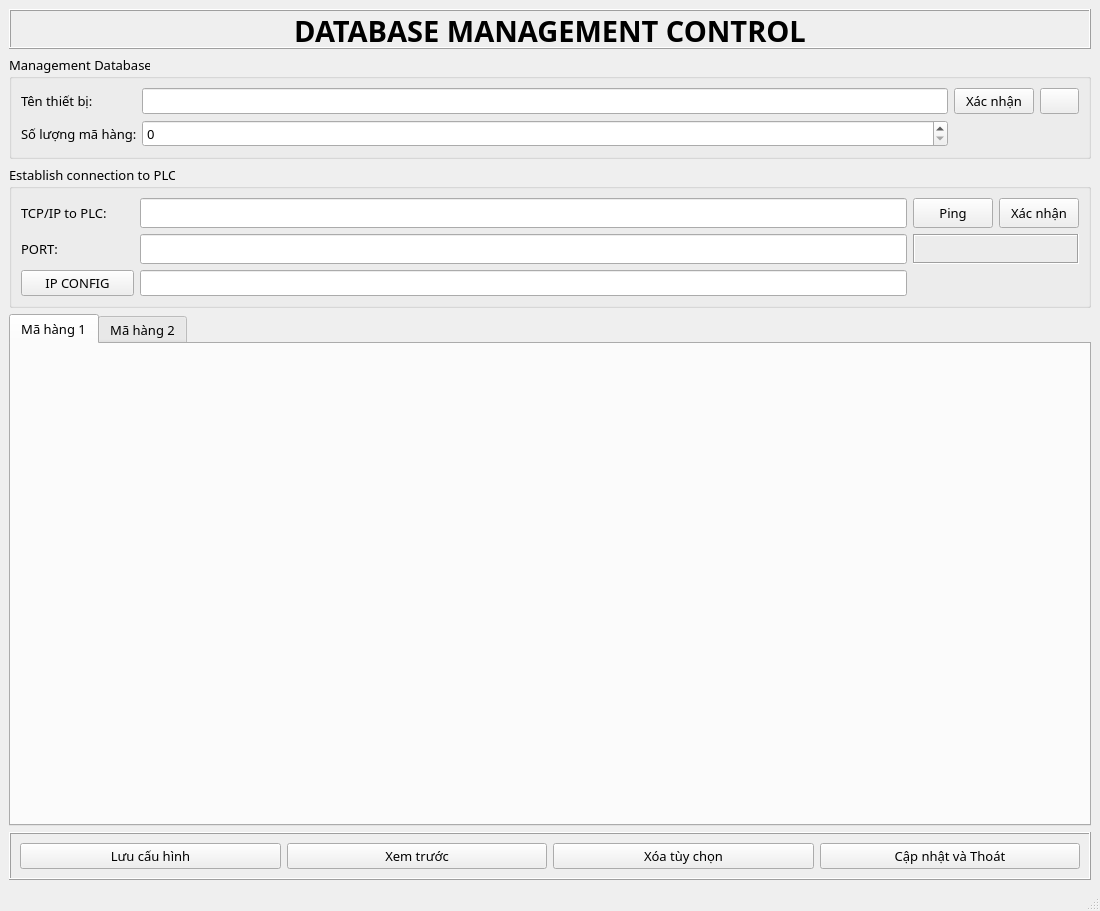
<?xml version="1.0" encoding="UTF-8"?>
<ui version="4.0">
 <class>MainWindow</class>
 <widget class="QMainWindow" name="MainWindow">
  <property name="geometry">
   <rect>
    <x>0</x>
    <y>0</y>
    <width>1100</width>
    <height>911</height>
   </rect>
  </property>
  <property name="windowTitle">
   <string>MainWindow</string>
  </property>
  <widget class="QWidget" name="centralwidget">
   <layout class="QGridLayout" name="gridLayout_4">
    <item row="4" column="0">
     <widget class="QFrame" name="frame_2">
      <property name="maximumSize">
       <size>
        <width>16777215</width>
        <height>50</height>
       </size>
      </property>
      <property name="font">
       <font>
        <family>Microsoft YaHei</family>
        <pointsize>10</pointsize>
        <weight>50</weight>
        <italic>false</italic>
        <bold>false</bold>
       </font>
      </property>
      <property name="frameShape">
       <enum>QFrame::Box</enum>
      </property>
      <property name="frameShadow">
       <enum>QFrame::Raised</enum>
      </property>
      <layout class="QHBoxLayout" name="horizontalLayout">
       <item>
        <widget class="QPushButton" name="pushButton_2">
         <property name="maximumSize">
          <size>
           <width>16777215</width>
           <height>30</height>
          </size>
         </property>
         <property name="font">
          <font>
           <family>Microsoft YaHei</family>
           <pointsize>10</pointsize>
           <weight>50</weight>
           <italic>false</italic>
           <bold>false</bold>
          </font>
         </property>
         <property name="text">
          <string>Lưu cấu hình</string>
         </property>
         <property name="icon">
          <iconset>
           <normaloff>../module_3/assert/icon/save-data.png</normaloff>../module_3/assert/icon/save-data.png</iconset>
         </property>
        </widget>
       </item>
       <item>
        <widget class="QPushButton" name="pushButton_3">
         <property name="maximumSize">
          <size>
           <width>16777215</width>
           <height>30</height>
          </size>
         </property>
         <property name="font">
          <font>
           <family>Microsoft YaHei</family>
           <pointsize>10</pointsize>
           <weight>50</weight>
           <italic>false</italic>
           <bold>false</bold>
          </font>
         </property>
         <property name="text">
          <string>Xem trước</string>
         </property>
         <property name="icon">
          <iconset>
           <normaloff>../module_3/assert/icon/view.png</normaloff>../module_3/assert/icon/view.png</iconset>
         </property>
        </widget>
       </item>
       <item>
        <widget class="QPushButton" name="pushButton_4">
         <property name="maximumSize">
          <size>
           <width>16777215</width>
           <height>30</height>
          </size>
         </property>
         <property name="font">
          <font>
           <family>Microsoft YaHei</family>
           <pointsize>10</pointsize>
           <weight>50</weight>
           <italic>false</italic>
           <bold>false</bold>
          </font>
         </property>
         <property name="text">
          <string>Xóa tùy chọn</string>
         </property>
         <property name="icon">
          <iconset>
           <normaloff>../module_3/assert/icon/delete.png</normaloff>../module_3/assert/icon/delete.png</iconset>
         </property>
        </widget>
       </item>
       <item>
        <widget class="QPushButton" name="pushButton_6">
         <property name="font">
          <font>
           <family>Microsoft YaHei</family>
           <pointsize>10</pointsize>
           <weight>50</weight>
           <italic>false</italic>
           <bold>false</bold>
          </font>
         </property>
         <property name="text">
          <string>Cập nhật và Thoát</string>
         </property>
         <property name="icon">
          <iconset>
           <normaloff>../module_3/assert/icon/system-update.png</normaloff>../module_3/assert/icon/system-update.png</iconset>
         </property>
        </widget>
       </item>
      </layout>
     </widget>
    </item>
    <item row="0" column="0">
     <widget class="QLabel" name="heading">
      <property name="maximumSize">
       <size>
        <width>16777215</width>
        <height>40</height>
       </size>
      </property>
      <property name="font">
       <font>
        <family>Microsoft YaHei</family>
        <pointsize>22</pointsize>
        <weight>75</weight>
        <italic>false</italic>
        <bold>true</bold>
       </font>
      </property>
      <property name="frameShape">
       <enum>QFrame::Box</enum>
      </property>
      <property name="frameShadow">
       <enum>QFrame::Raised</enum>
      </property>
      <property name="text">
       <string>DATABASE MANAGEMENT CONTROL</string>
      </property>
      <property name="textFormat">
       <enum>Qt::RichText</enum>
      </property>
      <property name="alignment">
       <set>Qt::AlignCenter</set>
      </property>
     </widget>
    </item>
    <item row="1" column="0">
     <widget class="QGroupBox" name="groupBox_namedevice_itemcode">
      <property name="minimumSize">
       <size>
        <width>0</width>
        <height>100</height>
       </size>
      </property>
      <property name="maximumSize">
       <size>
        <width>16777215</width>
        <height>200</height>
       </size>
      </property>
      <property name="font">
       <font>
        <family>Microsoft YaHei</family>
        <pointsize>10</pointsize>
        <weight>50</weight>
        <italic>false</italic>
        <bold>false</bold>
       </font>
      </property>
      <property name="title">
       <string>Management Database</string>
      </property>
      <layout class="QGridLayout" name="gridLayout_2">
       <item row="0" column="2">
        <widget class="QPushButton" name="pushButton">
         <property name="maximumSize">
          <size>
           <width>100</width>
           <height>50</height>
          </size>
         </property>
         <property name="font">
          <font>
           <family>Microsoft YaHei</family>
           <pointsize>10</pointsize>
           <weight>50</weight>
           <italic>false</italic>
           <bold>false</bold>
          </font>
         </property>
         <property name="text">
          <string>Xác nhận</string>
         </property>
         <property name="iconSize">
          <size>
           <width>16</width>
           <height>16</height>
          </size>
         </property>
        </widget>
       </item>
       <item row="0" column="1">
        <widget class="QLineEdit" name="lineEdit_name_devic">
         <property name="maximumSize">
          <size>
           <width>16777215</width>
           <height>30</height>
          </size>
         </property>
         <property name="font">
          <font>
           <family>Microsoft YaHei</family>
           <pointsize>10</pointsize>
           <weight>50</weight>
           <italic>false</italic>
           <bold>false</bold>
          </font>
         </property>
        </widget>
       </item>
       <item row="1" column="0">
        <widget class="QLabel" name="label_quanty_itemcode">
         <property name="maximumSize">
          <size>
           <width>115</width>
           <height>16777215</height>
          </size>
         </property>
         <property name="font">
          <font>
           <family>Microsoft YaHei</family>
           <pointsize>10</pointsize>
           <weight>50</weight>
           <italic>false</italic>
           <bold>false</bold>
          </font>
         </property>
         <property name="text">
          <string>Số lượng mã hàng:</string>
         </property>
        </widget>
       </item>
       <item row="0" column="0">
        <widget class="QLabel" name="label_name_device">
         <property name="maximumSize">
          <size>
           <width>115</width>
           <height>16777215</height>
          </size>
         </property>
         <property name="font">
          <font>
           <family>Microsoft YaHei</family>
           <pointsize>10</pointsize>
           <weight>50</weight>
           <italic>false</italic>
           <bold>false</bold>
          </font>
         </property>
         <property name="text">
          <string>Tên thiết bị:</string>
         </property>
        </widget>
       </item>
       <item row="1" column="1">
        <widget class="QSpinBox" name="spinBox_num_itemcode">
         <property name="maximumSize">
          <size>
           <width>16777215</width>
           <height>30</height>
          </size>
         </property>
         <property name="font">
          <font>
           <family>Microsoft YaHei</family>
           <pointsize>10</pointsize>
           <weight>50</weight>
           <italic>false</italic>
           <bold>false</bold>
          </font>
         </property>
        </widget>
       </item>
       <item row="0" column="3">
        <widget class="QPushButton" name="pushButton_5">
         <property name="font">
          <font>
           <family>Microsoft YaHei</family>
           <pointsize>10</pointsize>
           <weight>50</weight>
           <italic>false</italic>
           <bold>false</bold>
          </font>
         </property>
         <property name="text">
          <string/>
         </property>
         <property name="icon">
          <iconset>
           <normaloff>../module_3/assert/icon/database.png</normaloff>../module_3/assert/icon/database.png</iconset>
         </property>
         <property name="iconSize">
          <size>
           <width>50</width>
           <height>30</height>
          </size>
         </property>
        </widget>
       </item>
      </layout>
     </widget>
    </item>
    <item row="2" column="0">
     <widget class="QGroupBox" name="groupBox">
      <property name="minimumSize">
       <size>
        <width>0</width>
        <height>100</height>
       </size>
      </property>
      <property name="font">
       <font>
        <family>Microsoft YaHei</family>
        <pointsize>10</pointsize>
        <weight>50</weight>
        <italic>false</italic>
        <bold>false</bold>
       </font>
      </property>
      <property name="title">
       <string>Establish connection to PLC</string>
      </property>
      <layout class="QGridLayout" name="gridLayout">
       <item row="1" column="0">
        <widget class="QLabel" name="label_2">
         <property name="maximumSize">
          <size>
           <width>115</width>
           <height>16777215</height>
          </size>
         </property>
         <property name="font">
          <font>
           <family>Microsoft YaHei</family>
           <pointsize>10</pointsize>
           <weight>50</weight>
           <italic>false</italic>
           <bold>false</bold>
          </font>
         </property>
         <property name="text">
          <string>PORT:</string>
         </property>
        </widget>
       </item>
       <item row="0" column="1">
        <widget class="QLineEdit" name="lineEdit">
         <property name="minimumSize">
          <size>
           <width>0</width>
           <height>30</height>
          </size>
         </property>
         <property name="maximumSize">
          <size>
           <width>16777215</width>
           <height>30</height>
          </size>
         </property>
         <property name="font">
          <font>
           <family>Microsoft YaHei</family>
           <pointsize>10</pointsize>
           <weight>50</weight>
           <italic>false</italic>
           <bold>false</bold>
          </font>
         </property>
        </widget>
       </item>
       <item row="1" column="1">
        <widget class="QLineEdit" name="lineEdit_2">
         <property name="minimumSize">
          <size>
           <width>0</width>
           <height>30</height>
          </size>
         </property>
         <property name="font">
          <font>
           <family>Microsoft YaHei</family>
           <pointsize>10</pointsize>
           <weight>50</weight>
           <italic>false</italic>
           <bold>false</bold>
          </font>
         </property>
        </widget>
       </item>
       <item row="0" column="3">
        <widget class="QPushButton" name="pushButton_8">
         <property name="minimumSize">
          <size>
           <width>0</width>
           <height>30</height>
          </size>
         </property>
         <property name="font">
          <font>
           <family>Microsoft YaHei</family>
           <pointsize>10</pointsize>
           <weight>50</weight>
           <italic>false</italic>
           <bold>false</bold>
          </font>
         </property>
         <property name="text">
          <string>Xác nhận</string>
         </property>
        </widget>
       </item>
       <item row="0" column="0">
        <widget class="QLabel" name="label">
         <property name="maximumSize">
          <size>
           <width>115</width>
           <height>16777215</height>
          </size>
         </property>
         <property name="font">
          <font>
           <family>Microsoft YaHei</family>
           <pointsize>10</pointsize>
           <weight>50</weight>
           <italic>false</italic>
           <bold>false</bold>
          </font>
         </property>
         <property name="text">
          <string>TCP/IP to PLC:        </string>
         </property>
        </widget>
       </item>
       <item row="0" column="2">
        <widget class="QPushButton" name="pushButton_7">
         <property name="minimumSize">
          <size>
           <width>0</width>
           <height>30</height>
          </size>
         </property>
         <property name="font">
          <font>
           <family>Microsoft YaHei</family>
           <pointsize>10</pointsize>
           <weight>50</weight>
           <italic>false</italic>
           <bold>false</bold>
          </font>
         </property>
         <property name="text">
          <string> Ping </string>
         </property>
         <property name="icon">
          <iconset>
           <normaloff>../module_3/assert/icon/gear.png</normaloff>../module_3/assert/icon/gear.png</iconset>
         </property>
        </widget>
       </item>
       <item row="1" column="2" colspan="2">
        <widget class="QLabel" name="label_test_ip_connection">
         <property name="frameShape">
          <enum>QFrame::Box</enum>
         </property>
         <property name="frameShadow">
          <enum>QFrame::Sunken</enum>
         </property>
         <property name="text">
          <string/>
         </property>
         <property name="alignment">
          <set>Qt::AlignCenter</set>
         </property>
        </widget>
       </item>
       <item row="2" column="0">
        <widget class="QPushButton" name="pushButton_9">
         <property name="text">
          <string>IP CONFIG</string>
         </property>
         <property name="icon">
          <iconset>
           <normaloff>../module_3/assert/icon/configuration.png</normaloff>../module_3/assert/icon/configuration.png</iconset>
         </property>
        </widget>
       </item>
       <item row="2" column="1">
        <widget class="QLineEdit" name="lineEdit_3"/>
       </item>
      </layout>
     </widget>
    </item>
    <item row="3" column="0">
     <widget class="QTabWidget" name="tab_item_code">
      <property name="maximumSize">
       <size>
        <width>16777215</width>
        <height>530</height>
       </size>
      </property>
      <property name="font">
       <font>
        <family>Microsoft YaHei</family>
        <pointsize>10</pointsize>
        <weight>50</weight>
        <italic>false</italic>
        <bold>false</bold>
       </font>
      </property>
      <property name="tabPosition">
       <enum>QTabWidget::North</enum>
      </property>
      <property name="currentIndex">
       <number>0</number>
      </property>
      <widget class="QWidget" name="tab_itemcode_1">
       <attribute name="title">
        <string>Mã hàng 1</string>
       </attribute>
       <layout class="QVBoxLayout" name="verticalLayout_2"/>
      </widget>
      <widget class="QWidget" name="tab_itemcode_2">
       <attribute name="title">
        <string>Mã hàng 2</string>
       </attribute>
      </widget>
     </widget>
    </item>
   </layout>
  </widget>
  <widget class="QMenuBar" name="menubar">
   <property name="geometry">
    <rect>
     <x>0</x>
     <y>0</y>
     <width>1100</width>
     <height>21</height>
    </rect>
   </property>
  </widget>
  <widget class="QStatusBar" name="statusbar"/>
 </widget>
 <resources/>
 <connections/>
</ui>
